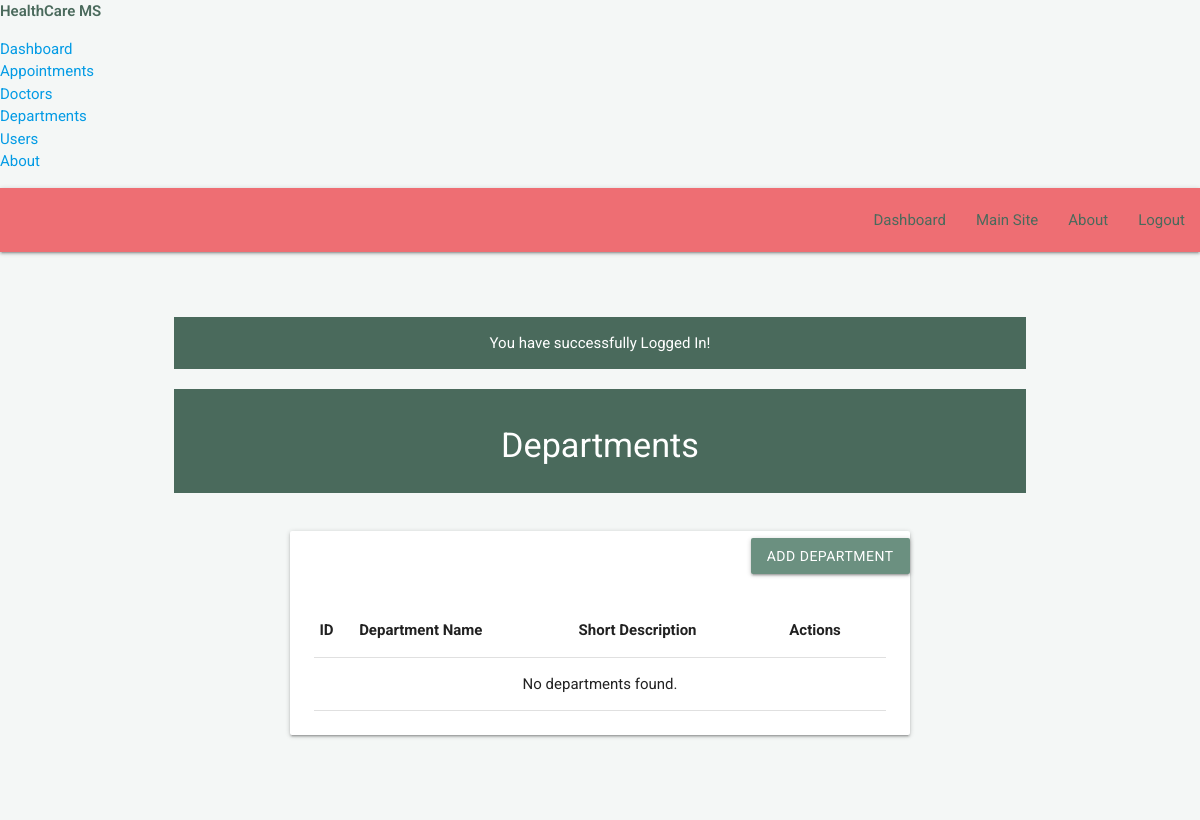
Before: /admin/department-list.php (signed in) with the older database file.
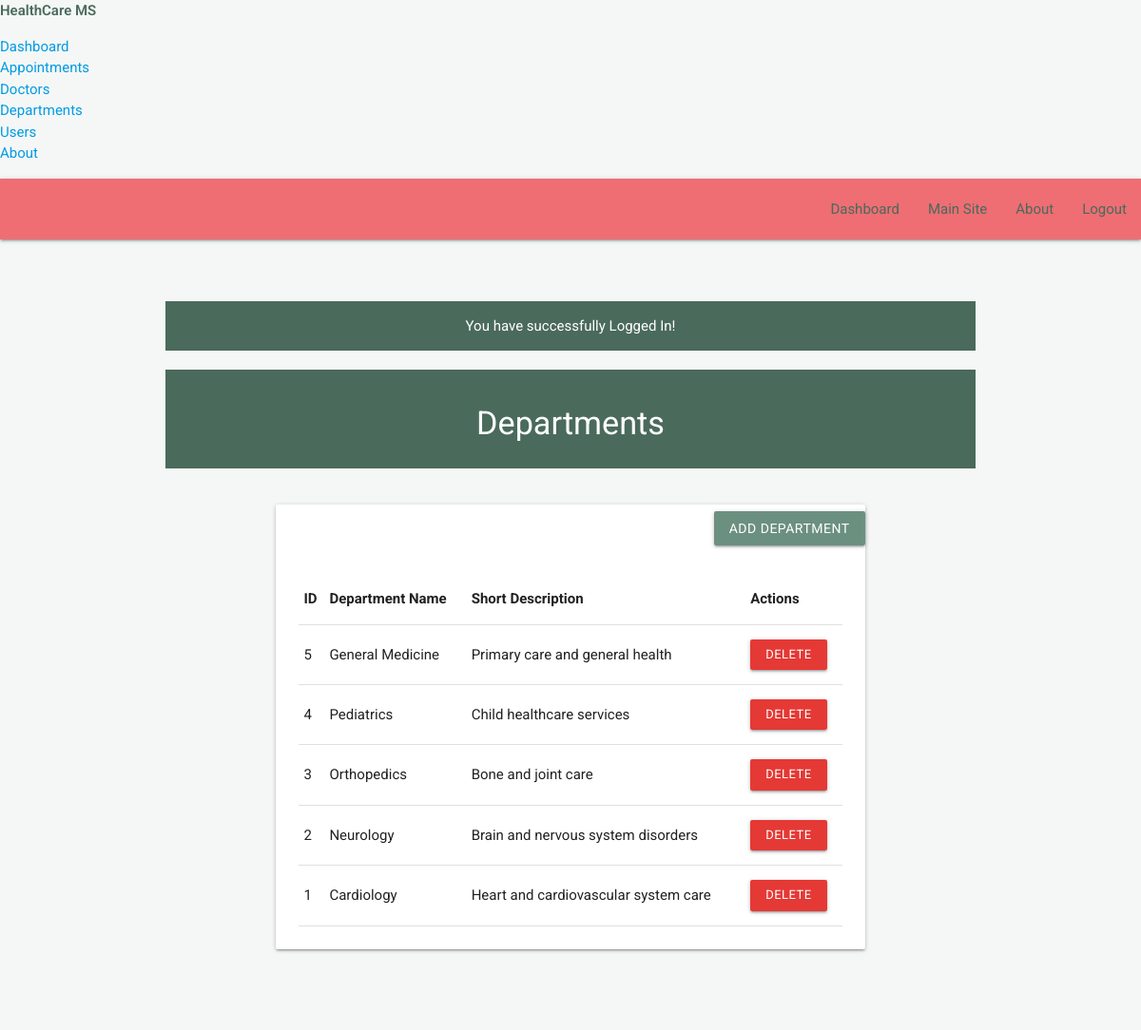
After: the same page with the newer database file.
### tables this page shows
CREATE TABLE `departments` (
    `id` int(11) NOT NULL,
    `dept_name` varchar(250) NOT NULL,
    `short_desc` varchar(250) NOT NULL,
    `long_desc` varchar(500) NOT NULL
);

### admin/department-list.php (the view, shortened to what this page needs)
<?php
require_once('../backends/connection-pdo.php');
$sql = "SELECT * FROM departments ORDER BY id DESC";
$query = $pdoconn->prepare($sql);
$query->execute();
$departments = $query->fetchAll(PDO::FETCH_ASSOC);
?>
<?php require('layout/header.php'); ?>
<?php require('layout/left-sidebar-long.php'); ?>
<?php require('layout/topnav.php'); ?>
<?php require('layout/left-sidebar-short.php'); ?>
<?php
if (isset($_SESSION['msg'])) {
    echo '<div class="section white-text" style="background: #4a6a5c;">'.$_SESSION['msg'].'</div>';
}
?>
<div class="section white-text center" style="background: #4a6a5c; margin-top: 20px;">
    <h4>Departments</h4>
</div>
<div class="container" style="margin-top: 30px; margin-bottom: 50px;">
    <div class="row">
        <div class="col s12">
            <div class="section right" style="margin-bottom: 15px;">
                <a href="department-add.php" class="waves-effect waves-light btn" style="background: #6b9080 !important;">Add Department</a>
            </div>
            <div class="card">
                <div class="card-content">
                    <table class="highlight responsive-table">
                        <thead>
                            <tr>
                                <th>ID</th>
                                <th>Department Name</th>
                                <th>Short Description</th>
                                <th>Actions</th>
                            </tr>
                        </thead>
                        <tbody>
                            <?php if (count($departments) > 0): ?>
                                <?php foreach ($departments as $dept): ?>
                                    <tr>
                                        <td><?php echo $dept['id']; ?></td>
                                        <td><?php echo htmlspecialchars($dept['dept_name']); ?></td>
                                        <td><?php echo htmlspecialchars($dept['short_desc']); ?></td>
                                        <td>
                                            <a href="../backends/delete-record.php?type=department&id=<?php echo $dept['id']; ?>" class="btn-small red darken-1">Delete</a>
                                        </td>
                                    </tr>
                                <?php endforeach; ?>
                            <?php else: ?>
                                <tr>
                                    <td colspan="4" class="center">No departments found.</td>
                                </tr>
                            <?php endif; ?>
                        </tbody>
                    </table>
                </div>
            </div>
        </div>
    </div>
</div>
<?php require('layout/footer.php'); ?>

Changed rows visible on the page:
added departments: id "5", dept_name "General Medicine", short_desc "Primary care and general health"
added departments: id "4", dept_name "Pediatrics", short_desc "Child healthcare services"
added departments: id "3", dept_name "Orthopedics", short_desc "Bone and joint care"
added departments: id "2", dept_name "Neurology", short_desc "Brain and nervous system disorders"
added departments: id "1", dept_name "Cardiology", short_desc "Heart and cardiovascular system care"
Other visible differences:
text no longer shown: "No departments found."
